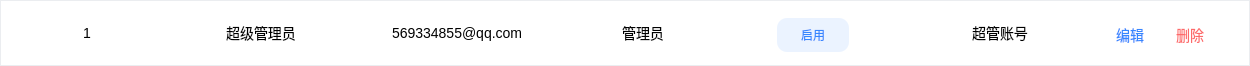
<?xml version="1.0" encoding="UTF-8"?>
<ui version="4.0">
 <class>RoleTableItem</class>
 <widget class="QWidget" name="RoleTableItem">
  <property name="geometry">
   <rect>
    <x>0</x>
    <y>0</y>
    <width>1250</width>
    <height>66</height>
   </rect>
  </property>
  <property name="minimumSize">
   <size>
    <width>0</width>
    <height>66</height>
   </size>
  </property>
  <property name="maximumSize">
   <size>
    <width>16777215</width>
    <height>66</height>
   </size>
  </property>
  <property name="windowTitle">
   <string>Form</string>
  </property>
  <layout class="QHBoxLayout" name="horizontalLayout">
   <property name="spacing">
    <number>0</number>
   </property>
   <property name="leftMargin">
    <number>0</number>
   </property>
   <property name="topMargin">
    <number>0</number>
   </property>
   <property name="rightMargin">
    <number>0</number>
   </property>
   <property name="bottomMargin">
    <number>0</number>
   </property>
   <item>
    <widget class="QFrame" name="roleTableItemBg">
     <property name="styleSheet">
      <string notr="true">#roleTableItemBg{
    background-color : #FFFFFF;
    border : 1px solid #EBEDF0;
}

*{
     font-family : 微软雅黑;
     font-size : 14px;
     line-height : 19px;
}</string>
     </property>
     <property name="frameShape">
      <enum>QFrame::Shape::StyledPanel</enum>
     </property>
     <property name="frameShadow">
      <enum>QFrame::Shadow::Raised</enum>
     </property>
     <widget class="QLabel" name="idLabel">
      <property name="geometry">
       <rect>
        <x>0</x>
        <y>0</y>
        <width>174</width>
        <height>66</height>
       </rect>
      </property>
      <property name="styleSheet">
       <string notr="true"/>
      </property>
      <property name="text">
       <string>1</string>
      </property>
      <property name="alignment">
       <set>Qt::AlignmentFlag::AlignCenter</set>
      </property>
     </widget>
     <widget class="QLabel" name="roleLabel">
      <property name="geometry">
       <rect>
        <x>174</x>
        <y>0</y>
        <width>174</width>
        <height>66</height>
       </rect>
      </property>
      <property name="text">
       <string>超级管理员</string>
      </property>
      <property name="alignment">
       <set>Qt::AlignmentFlag::AlignCenter</set>
      </property>
     </widget>
     <widget class="QLineEdit" name="emailLabel">
      <property name="geometry">
       <rect>
        <x>348</x>
        <y>1</y>
        <width>220</width>
        <height>64</height>
       </rect>
      </property>
      <property name="sizePolicy">
       <sizepolicy hsizetype="Expanding" vsizetype="Fixed">
        <horstretch>0</horstretch>
        <verstretch>0</verstretch>
       </sizepolicy>
      </property>
      <property name="minimumSize">
       <size>
        <width>0</width>
        <height>0</height>
       </size>
      </property>
      <property name="maximumSize">
       <size>
        <width>16777215</width>
        <height>16777215</height>
       </size>
      </property>
      <property name="styleSheet">
       <string notr="true">#emailLabel{
    border : none;
}</string>
      </property>
      <property name="text">
       <string>569334855@qq.com</string>
      </property>
      <property name="alignment">
       <set>Qt::AlignmentFlag::AlignCenter</set>
      </property>
      <property name="readOnly">
       <bool>true</bool>
      </property>
     </widget>
     <widget class="QLabel" name="nameLabel">
      <property name="geometry">
       <rect>
        <x>568</x>
        <y>0</y>
        <width>150</width>
        <height>66</height>
       </rect>
      </property>
      <property name="styleSheet">
       <string notr="true"/>
      </property>
      <property name="text">
       <string>管理员</string>
      </property>
      <property name="alignment">
       <set>Qt::AlignmentFlag::AlignCenter</set>
      </property>
      <property name="wordWrap">
       <bool>true</bool>
      </property>
     </widget>
     <widget class="QPushButton" name="statusButton">
      <property name="geometry">
       <rect>
        <x>777</x>
        <y>18</y>
        <width>72</width>
        <height>34</height>
       </rect>
      </property>
      <property name="styleSheet">
       <string notr="true">#statusButton{
     color : #3686FF;
     background-color : #EBF3FF;
     border : none;
     border-radius : 10px;
     font-size : 12px;
     line-height : 16px;
}</string>
      </property>
      <property name="text">
       <string>启用</string>
      </property>
     </widget>
     <widget class="QLabel" name="commentLabel">
      <property name="geometry">
       <rect>
        <x>906</x>
        <y>0</y>
        <width>188</width>
        <height>66</height>
       </rect>
      </property>
      <property name="styleSheet">
       <string notr="true"/>
      </property>
      <property name="text">
       <string>超管账号</string>
      </property>
      <property name="alignment">
       <set>Qt::AlignmentFlag::AlignCenter</set>
      </property>
     </widget>
     <widget class="QPushButton" name="editBtn">
      <property name="geometry">
       <rect>
        <x>1115</x>
        <y>25</y>
        <width>30</width>
        <height>19</height>
       </rect>
      </property>
      <property name="styleSheet">
       <string notr="true">#editBtn{
    background-color : transparent;
    border : none;
    color : #3686FF;
}</string>
      </property>
      <property name="text">
       <string>编辑</string>
      </property>
     </widget>
     <widget class="QPushButton" name="delBtn">
      <property name="geometry">
       <rect>
        <x>1175</x>
        <y>25</y>
        <width>30</width>
        <height>19</height>
       </rect>
      </property>
      <property name="styleSheet">
       <string notr="true">#delBtn{
    background-color : transparent;
    border : none;
    color : #FD6A6A;
}</string>
      </property>
      <property name="text">
       <string>删除</string>
      </property>
     </widget>
    </widget>
   </item>
  </layout>
 </widget>
 <resources/>
 <connections/>
</ui>
